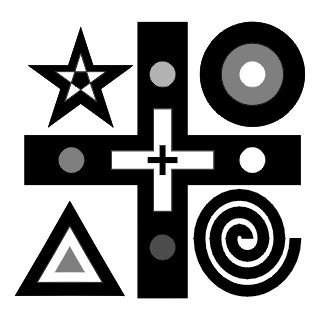
%> input picture Image Segmentation/shapes.jpg, 320 x 320 px
$ octave imageSeg.m   (GNU Octave 9; MATLAB toolbox functions it lacks are replaced by stand-ins)
%> lines starting %> are read from the running program, lines starting %| are printed output that depends on the picture
### Image Segmentation/translateImage.m
function r= translateImage(f,di,dj)
% Translation of an Image
N=size(f,1);
M=size(f,2);
if di>0
    iind=[(di+1):N, N*ones(1,di)];
elseif di<0
    iind=[ones(1,-di), 1:(N+di)];
else
    iind=1:N;
end
if dj>0
    jind=[(dj+1):M, M*ones(1,dj)];
elseif dj<0
    jind=[ones(1,-dj), 1:(M+dj)];
else
    jind=1:M;
end
r=f(iind,jind);

### Image Segmentation/imageSeg.m


clc
clear all
Image=imread('shapes.jpg');
%> Image is the input picture: size 320x320 uint8; min 0, max 255, mean 152.8
ref=im2double(Image);
getd = @(p)path(p,path);
getd('curve/toolbox_signal/');
getd('curve/toolbox_general/');
getd('curve/toolbox_graph/');
[sizeY, sizeX] = size(Image);
%> sizeY = 320; sizeX = 320
[Y,X] = meshgrid(1:sizeX,1:sizeY);
Xc = sizeY/2;
%> Xc = 160
Yc = sizeX/2;
%> Yc = 160
r = min(sizeX,sizeY)/2;
%> r = 160
phi1 = sqrt( (X-Xc).^2 + (Y-Yc).^2 ) - r;  % surface. zero level line would be the circle with center (c1,c2) and radius r
clf; % clear current figure
u=phi1;

subplot(1,2,1);
plot_levelset(u,0,ref);
%> (this line was passed over: plot_levelset is not available in this run)
title('original')
drawnow;
dt=0.00001;
lambda = 0.001;
dx = 0.01;
dy = 0.01;
U = u;
alpha = 100;
[um,un] = size(U);
%> um = 320; un = 320
A = ones(um,un);
g = ref;
for n=1:5

    Umc=translateImage(U,-1,0); % Shifts down, ie, In place of U(i,j) we will have U(i-1,j)
    Upc=translateImage(U,1,0); % Shifts up, ie, In place of U(i,j) we will have   U(i+1,j)
    Ucm=translateImage(U,0,-1);% Shifts right, ie, In place of U(i,j) we will have U(i,j-1)
    Ucp=translateImage(U,0,1); % Shifts left, ie, In place of U(i,j) we will have U(i,j+1)
    Uxyp=translateImage(U,1,1);
    Uxym=translateImage(U,-1,-1);
    Uxypm=translateImage(U,1,-1);
    Uxymp=translateImage(U,-1,1);

    Ux = (Ucp - U)./(dx);
    Uy = (Upc - U)./(dy);
    Uxx = (Ucp + Ucm - 2*U)./(dx^2);        % (uxxuy2 -2uxyuxuy + uyyux2 ) / (ux2 + uy2)3/2
    Uyy = (Upc + Umc - 2*U)./(dy^2);
    Uxy = (Uxym + Uxyp - Uxypm -Uxymp)./(4*dx*dy);
    k = ( (Uxx.*Uy).^2 - 2*(Uxy.*Uxy) + (Uyy.*Ux).^2 )./((Ux.^2 + Uy.^2).^1.5);
    dU = (Ux + Uy);
    %g = 1./(A + (dU.^2)*(1/(lambda^2)) );
    gcp=translateImage(g,0,1);
    gpc=translateImage(g,1,0);
    gx = (gcp-g)./(dx);
    gy = (gpc-g)./(dy);
    deltaX = (Ucp - Ucm)./(2*dx);
    deltaY = (Upc - Umc)./(2*dy);
    deltaYP = (Upc - U)./(dx);
    deltaYM = (U - Umc)./(dx);
    deltaXP = (Ucp - U)./(dy);
    deltaXM = (U - Ucm)./(dy);

    B = zeros(um,un);
    dPlus = ( max(deltaXM.*U,B).^2 + min(deltaXP.*U,B).^2 + max(deltaYM.*U,B).^2 + min(deltaYP.*U,B).^2 ).^(0.5);
    dMinus =( max(deltaXP.*U,B).^2 + min(deltaXM.*U,B).^2 + max(deltaYP.*U,B).^2 + min(deltaYM.*U,B).^2 ).^(0.5);
    t1 = (deltaX.*U).^2 + (deltaY.*U).^2;
    t2 = max(g,B).*dPlus + min(g,B).*dMinus;
    t3 = max(gx,B).*deltaXM.*U + min(gx,B).*deltaXP.*U;
    t4 = max(gy,B).*deltaYM.*U + min(gy,B).*deltaYP.*U;
    U = U + dt*(g.*k.*( (t1).^(0.5)) + alpha*(t2).*U + t3 + t4);
    subplot(1,2,2);
    plot_levelset(U,0,ref);
    drawnow;
end
%> this loop made 5 passes
%> pass 1, in translateImage (call 9), `r=f(iind,jind);`:
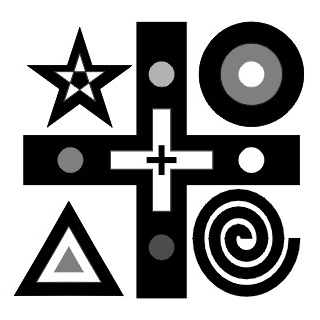
%> r: size 320x320 double; min 0, max 1, mean 0.599; mean of the top-left, top-right, bottom-left and bottom-right quarters 0.68, 0.523, 0.653, 0.54
%> pass 1, in translateImage (call 10), `r=f(iind,jind);`:
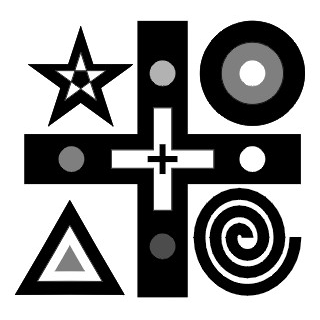
%> r: size 320x320 double; min 0, max 1, mean 0.599; mean of the top-left, top-right, bottom-left and bottom-right quarters 0.68, 0.517, 0.66, 0.54
%> pass 1, `gx = (gcp-g)./(dx);`:
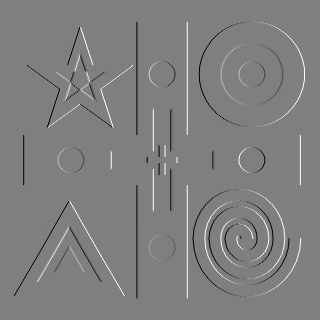
%> gx: size 320x320 double; min -100, max 100, mean 0; drawn with min black and max white
%> pass 1, `gy = (gpc-g)./(dy);`:
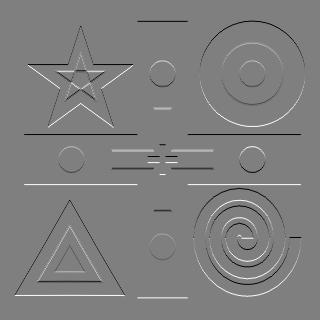
%> gy: size 320x320 double; min -100, max 100, mean 0; mean of the top-left, top-right, bottom-left and bottom-right quarters -0.3, -0.3, 0.3, 0.3; drawn with min black and max white
